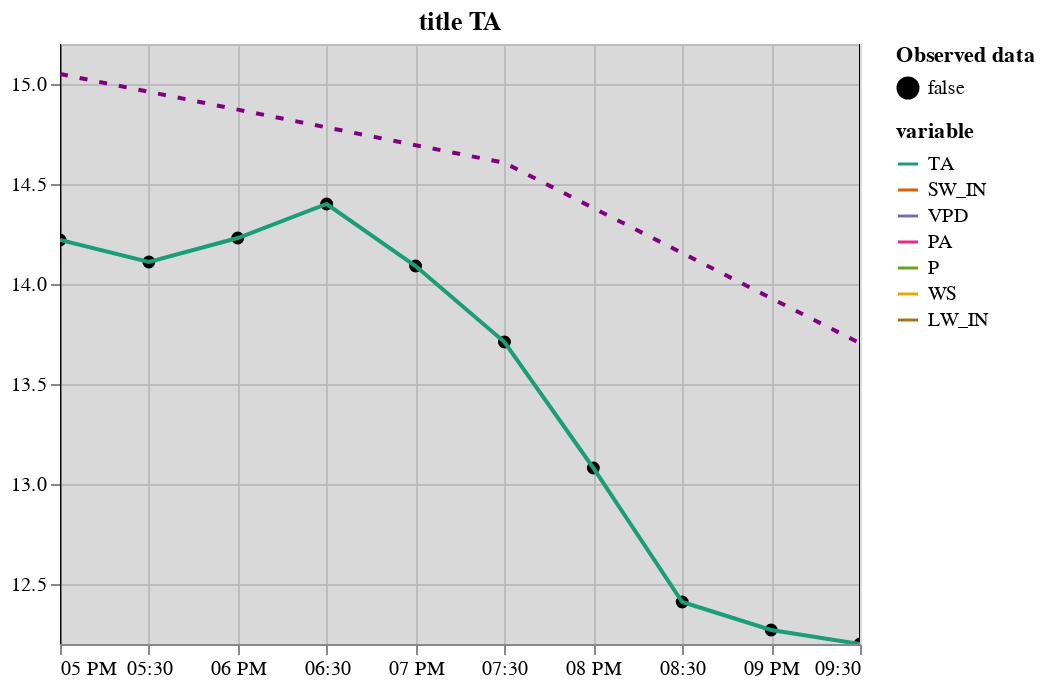

Notebook code for this chart:
### Code cell
plot_variable(m_df.tidy(control_map=hai_control), "TA", title="title TA", control=True)

### Figure 1 — Vega-Lite specification as saved in the notebook (floating-point values rounded to 4 significant figures)
{"config": {"view": {"continuousWidth": 400, "continuousHeight": 300}}, "layer": [{"data": {"name": "data-9e47c6211d974c1a29b5f62797e0d197"}, "mark": {"type": "point", "color": "black", "fillOpacity": 1, "strokeWidth": 1}, "encoding": {"fill": {"field": "is_present", "legend": {"title": ["Observed data"]}, "scale": {"range": ["black", "#ffffff00"]}, "type": "nominal"}, "shape": {"field": "is_present", "type": "nominal"}, "x": {"axis": {"domain": true, "labels": true, "ticks": true, "title": "time"}, "field": "time", "type": "temporal"}, "y": {"field": "value", "scale": {"zero": false}, "title": "", "type": "quantitative"}}}, {"layer": [{"mark": "rule", "encoding": {"x": {"axis": {"domain": false, "labels": false, "ticks": false, "title": null}, "field": "gap_start", "type": "temporal"}}}, {"mark": "rule", "encoding": {"x": {"axis": {"domain": false, "labels": false, "ticks": false, "title": null}, "field": "gap_end", "type": "temporal"}}}, {"mark": {"type": "rect", "color": "black", "opacity": 0.15}, "encoding": {"x": {"axis": {"domain": false, "labels": false, "ticks": false, "title": null}, "field": "gap_start", "type": "temporal"}, "x2": {"field": "gap_end"}}}], "data": {"name": "data-25af61cd5757f427342361a34fb5ea62"}}, {"data": {"name": "data-9e47c6211d974c1a29b5f62797e0d197"}, "mark": {"type": "line", "color": "purple", "strokeDash": [4, 6]}, "encoding": {"x": {"field": "time", "type": "temporal"}, "y": {"field": "control", "scale": {"zero": false}, "title": "", "type": "quantitative"}}, "name": "view_2"}, {"data": {"name": "data-9e47c6211d974c1a29b5f62797e0d197"}, "mark": "line", "encoding": {"color": {"field": "variable", "scale": {"domain": ["TA", "SW_IN", "VPD", "PA", "P", "WS", "LW_IN"], "range": ["#1B9E77", "#D95F02", "#7570B3", "#E7298A", "#66A61E", "#E6AB02", "#A6761D", "#666666"]}, "type": "nominal"}, "x": {"field": "time", "type": "temporal"}, "y": {"field": "value", "scale": {"zero": false}, "title": "", "type": "quantitative"}}}], "params": [{"name": "param_8", "select": {"type": "interval"}, "bind": "scales", "views": ["view_2"]}], "title": "title TA", "$schema": "https://vega.github.io/schema/vega-lite/v5.2.0.json", "datasets": {"data-9e47c6211d974c1a29b5f62797e0d197": [{"time": "2000-06-15T17:00:00", "variable": "TA", "value": 14.22, "control": 15.05, "is_present": false}, {"time": "2000-06-15T17:30:00", "variable": "TA", "value": 14.11, "control": 14.96, "is_present": false}, {"time": "2000-06-15T18:00:00", "variable": "TA", "value": 14.23, "control": 14.87, "is_present": false}, {"time": "2000-06-15T18:30:00", "variable": "TA", "value": 14.4, "control": 14.78, "is_present": false}, {"time": "2000-06-15T19:00:00", "variable": "TA", "value": 14.09, "control": 14.69, "is_present": false}, {"time": "2000-06-15T19:30:00", "variable": "TA", "value": 13.71, "control": 14.61, "is_present": false}, {"time": "2000-06-15T20:00:00", "variable": "TA", "value": 13.08, "control": 14.38, "is_present": false}, {"time": "2000-06-15T20:30:00", "variable": "TA", "value": 12.41, "control": 14.15, "is_present": false}, {"time": "2000-06-15T21:00:00", "variable": "TA", "value": 12.27, "control": 13.93, "is_present": false}, {"time": "2000-06-15T21:30:00", "variable": "TA", "value": 12.2, "control": 13.7, "is_present": false}], "data-25af61cd5757f427342361a34fb5ea62": [{"gap_start": "2000-06-15T17:00:00", "gap_end": "2000-06-15T21:30:00"}]}}
